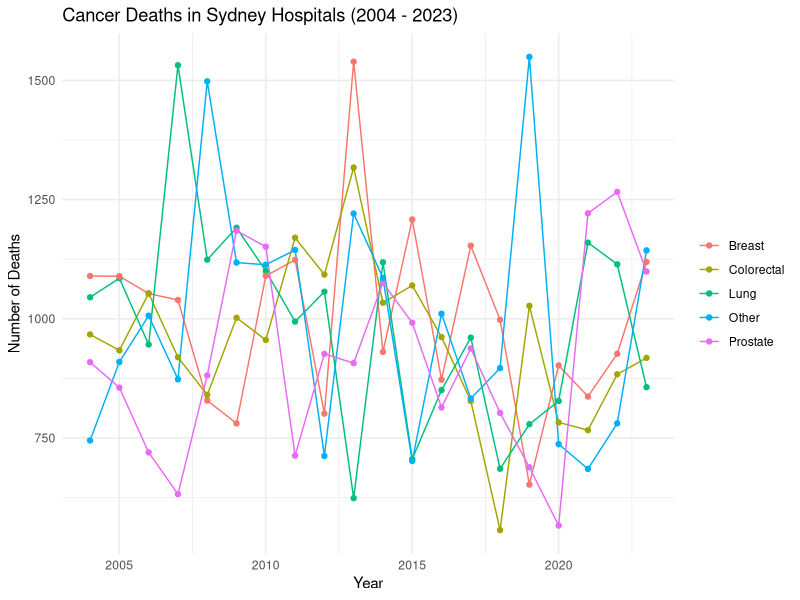

Generate this figure with R:
library(ggplot2)

set.seed(302)  
data <- data.frame(
  Year = rep(2004:2023, times=5),
  Deaths = rnorm(100, mean=1000, sd=200),
  CancerType = rep(c("Lung", "Breast", "Prostate", "Colorectal", "Other"), each=20)
)

ggplot(data, aes(x=Year, y=Deaths, group=CancerType, color=CancerType)) +
  geom_line() +
  geom_point() +
  theme_minimal() +
  labs(title="Cancer Deaths in Sydney Hospitals (2004 - 2023)",
       x="Year",
       y="Number of Deaths") +
  theme(legend.title=element_blank())

